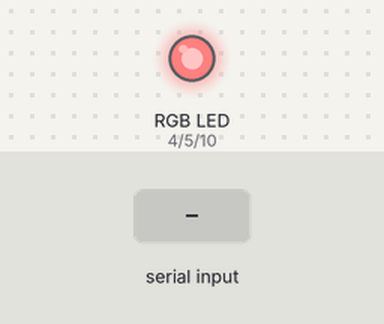
This sketch was run on a simulated Arduino Uno, built with avr-gcc and run on an emulated ATmega328P. Parts: an RGB LED mixed from three pins (HIGH = lit). Inputs (shaded band) come from the test bench. Dim RGB values are drawn brighter than linear; what the sketch prints to the serial monitor is not drawn.

Above: at 1.2 s.
1.3 s: "B90\n" received over Serial
At 2.5 s:
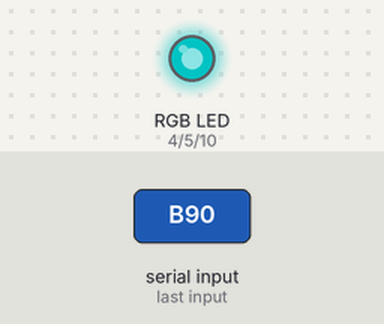
2.8 s: "B,45\n" received over Serial
At 3.5 s:
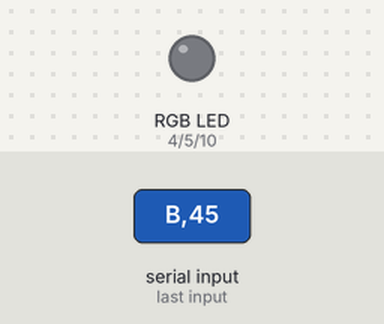
Timing chart, 0 to 5.8 s (numbered marks = the images above; inputs shaded):
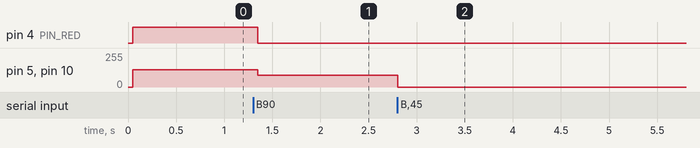

The sketch:

smart_lamp_pwm_control.ino
```cpp
/*
 * Smart Lamp with PWM Control
 * Updated: 2025-12-31
 *
 * This sketch demonstrates proper PWM control for LED brightness
 * using analogWrite() on pins 4, 5, and 10 for smooth dimming control
 */

// PWM Control Pins
const int PIN_RED = 4;      // Red LED on PWM pin 4
const int PIN_GREEN = 5;    // Green LED on PWM pin 5
const int PIN_BLUE = 10;    // Blue LED on PWM pin 10

// Brightness variables (0-255)
int redBrightness = 255;
int greenBrightness = 255;
int blueBrightness = 255;

// Control variables
int brightness = 128;       // Overall brightness (0-255)
int colorMode = 0;          // Different color modes
unsigned long lastUpdate = 0;
const int UPDATE_INTERVAL = 50; // Update every 50ms

void setup() {
  // Initialize PWM pins as outputs
  pinMode(PIN_RED, OUTPUT);
  pinMode(PIN_GREEN, OUTPUT);
  pinMode(PIN_BLUE, OUTPUT);

  // Initialize serial communication for debugging
  Serial.begin(9600);
  Serial.println("Smart Lamp PWM Control Initialized");
  Serial.println("Pins 4, 5, 10 configured for PWM output");
}

void loop() {
  // Check if it's time to update
  if (millis() - lastUpdate >= UPDATE_INTERVAL) {
    lastUpdate = millis();

    // Update color mode periodically
    updateColorMode();

    // Apply brightness values using PWM
    applyPWM();
  }
}

/**
 * Apply PWM control to RGB LEDs
 * analogWrite() sets PWM duty cycle (0=off, 255=full brightness)
 */
void applyPWM() {
  analogWrite(PIN_RED, redBrightness);
  analogWrite(PIN_GREEN, greenBrightness);
  analogWrite(PIN_BLUE, blueBrightness);
}

/**
 * Cycle through different color modes
 */
void updateColorMode() {
  static unsigned long modeChangeTime = 0;

  // Change mode every 5 seconds
  if (millis() - modeChangeTime > 5000) {
    modeChangeTime = millis();
    colorMode = (colorMode + 1) % 5;
  }

  // Apply different color patterns
  switch(colorMode) {
    case 0: // White - All on
      redBrightness = brightness;
      greenBrightness = brightness;
      blueBrightness = brightness;
      Serial.println("Mode: White");
      break;

    case 1: // Red
      redBrightness = brightness;
      greenBrightness = 0;
      blueBrightness = 0;
      Serial.println("Mode: Red");
      break;

    case 2: // Green
      redBrightness = 0;
      greenBrightness = brightness;
      blueBrightness = 0;
      Serial.println("Mode: Green");
      break;

    case 3: // Blue
      redBrightness = 0;
      greenBrightness = 0;
      blueBrightness = brightness;
      Serial.println("Mode: Blue");
      break;

    case 4: // Pulse effect
      redBrightness = (brightness * (128 + 127 * sin(millis() / 500.0))) / 255;
      greenBrightness = (brightness * (128 + 127 * sin(millis() / 500.0 + 2.09))) / 255;
      blueBrightness = (brightness * (128 + 127 * sin(millis() / 500.0 + 4.19))) / 255;
      Serial.println("Mode: Pulse");
      break;
  }
}

/**
 * Optional: Function to set brightness directly (0-255)
 * Can be called from serial input or other sources
 */
void setBrightness(int level) {
  brightness = constrain(level, 0, 255);
  Serial.print("Brightness set to: ");
  Serial.println(brightness);
}

/**
 * Optional: Set individual color brightness
 */
void setRGBBrightness(int r, int g, int b) {
  redBrightness = constrain(r, 0, 255);
  greenBrightness = constrain(g, 0, 255);
  blueBrightness = constrain(b, 0, 255);

  Serial.print("RGB set to: R=");
  Serial.print(redBrightness);
  Serial.print(" G=");
  Serial.print(greenBrightness);
  Serial.print(" B=");
  Serial.println(blueBrightness);
}

// Optional: Handle serial input for manual control
void serialEvent() {
  while (Serial.available()) {
    String input = Serial.readStringUntil('\n');
    input.trim();

    if (input.startsWith("B")) { // Brightness command: B128
      int level = input.substring(1).toInt();
      setBrightness(level);
    }
    else if (input.startsWith("RGB")) { // RGB command: RGB255,128,64
      int r = 0, g = 0, b = 0;
      sscanf(input.c_str(), "RGB%d,%d,%d", &r, &g, &b);
      setRGBBrightness(r, g, b);
    }
    else if (input == "HELP") {
      Serial.println("\n=== Smart Lamp Commands ===");
      Serial.println("B<0-255> - Set overall brightness");
      Serial.println("RGB<r>,<g>,<b> - Set individual RGB values");
      Serial.println("Example: B200 or RGB255,0,128");
      Serial.println("============================\n");
    }
  }
}
```

Measured:
- after the input at 1.3 s, pin 4 (PIN_RED): HIGH → LOW after 0.05 s; pin 5 (PIN_GREEN), pin 10 (PIN_BLUE): 128/255 → 90/255 after 0.05 s
- after the input at 2.8 s, pin 10 (PIN_BLUE): 90/255 → 0/255 after 0.01 s instead of 2.2 s
